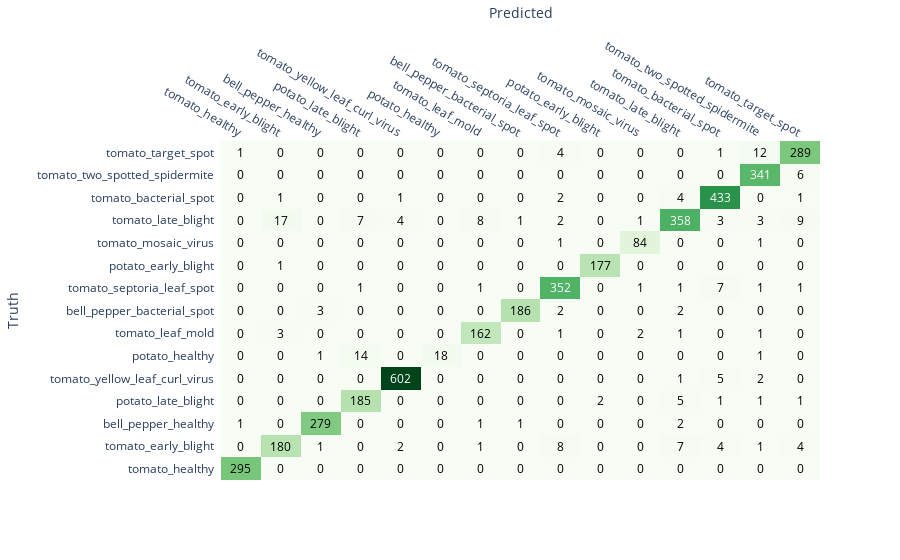

The cell this chart's notebook holds for it:
### Code cell
import plotly.figure_factory as ff
colorscale = "Greens"
fig = ff.create_annotated_heatmap(cm, x=CLASS_MAP, y=CLASS_MAP, colorscale=colorscale)
fig['layout']['xaxis'].update(title="Predicted")
fig['layout']['yaxis'].update(title="Truth")
fig.show()

### Figure 1 — Plotly figure (JSON) as saved in the notebook; plotly's stock layout.template omitted (floating-point values rounded to 4 significant figures; data arrays with more than 128 entries replaced by an {"elided": "..."} marker saying what was removed)
{"data": [{"colorscale": [[0, "rgb(247,252,245)"], [0.125, "rgb(229,245,224)"], [0.25, "rgb(199,233,192)"], [0.375, "rgb(161,217,155)"], [0.5, "rgb(116,196,118)"], [0.625, "rgb(65,171,93)"], [0.75, "rgb(35,139,69)"], [0.875, "rgb(0,109,44)"], [1, "rgb(0,68,27)"]], "reversescale": false, "showscale": false, "type": "heatmap", "x": ["tomato_healthy", "tomato_early_blight", "bell_pepper_healthy", "potato_late_blight", "tomato_yellow_leaf_curl_virus", "potato_healthy", "tomato_leaf_mold", "bell_pepper_bacterial_spot", "tomato_septoria_leaf_spot", "potato_early_blight", "tomato_mosaic_virus", "tomato_late_blight", "tomato_bacterial_spot", "tomato_two_spotted_spidermite", "tomato_target_spot"], "y": ["tomato_healthy", "tomato_early_blight", "bell_pepper_healthy", "potato_late_blight", "tomato_yellow_leaf_curl_virus", "potato_healthy", "tomato_leaf_mold", "bell_pepper_bacterial_spot", "tomato_septoria_leaf_spot", "potato_early_blight", "tomato_mosaic_virus", "tomato_late_blight", "tomato_bacterial_spot", "tomato_two_spotted_spidermite", "tomato_target_spot"], "z": {"elided": "15x15 int values"}}], "layout": {"annotations": [{"font": {"color": "#000000"}, "showarrow": false, "text": "295", "x": "tomato_healthy", "xref": "x", "y": "tomato_healthy", "yref": "y"}, {"font": {"color": "#000000"}, "showarrow": false, "text": "0", "x": "tomato_early_blight", "xref": "x", "y": "tomato_healthy", "yref": "y"}, {"font": {"color": "#000000"}, "showarrow": false, "text": "0", "x": "bell_pepper_healthy", "xref": "x", "y": "tomato_healthy", "yref": "y"}, {"font": {"color": "#000000"}, "showarrow": false, "text": "0", "x": "potato_late_blight", "xref": "x", "y": "tomato_healthy", "yref": "y"}, {"font": {"color": "#000000"}, "showarrow": false, "text": "0", "x": "tomato_yellow_leaf_curl_virus", "xref": "x", "y": "tomato_healthy", "yref": "y"}, {"font": {"color": "#000000"}, "showarrow": false, "text": "0", "x": "potato_healthy", "xref": "x", "y": "tomato_healthy", "yref": "y"}, {"font": {"color": "#000000"}, "showarrow": false, "text": "0", "x": "tomato_leaf_mold", "xref": "x", "y": "tomato_healthy", "yref": "y"}, {"font": {"color": "#000000"}, "showarrow": false, "text": "0", "x": "bell_pepper_bacterial_spot", "xref": "x", "y": "tomato_healthy", "yref": "y"}, {"font": {"color": "#000000"}, "showarrow": false, "text": "0", "x": "tomato_septoria_leaf_spot", "xref": "x", "y": "tomato_healthy", "yref": "y"}, {"font": {"color": "#000000"}, "showarrow": false, "text": "0", "x": "potato_early_blight", "xref": "x", "y": "tomato_healthy", "yref": "y"}, {"font": {"color": "#000000"}, "showarrow": false, "text": "0", "x": "tomato_mosaic_virus", "xref": "x", "y": "tomato_healthy", "yref": "y"}, {"font": {"color": "#000000"}, "showarrow": false, "text": "0", "x": "tomato_late_blight", "xref": "x", "y": "tomato_healthy", "yref": "y"}, {"font": {"color": "#000000"}, "showarrow": false, "text": "0", "x": "tomato_bacterial_spot", "xref": "x", "y": "tomato_healthy", "yref": "y"}, {"font": {"color": "#000000"}, "showarrow": false, "text": "0", "x": "tomato_two_spotted_spidermite", "xref": "x", "y": "tomato_healthy", "yref": "y"}, {"font": {"color": "#000000"}, "showarrow": false, "text": "0", "x": "tomato_target_spot", "xref": "x", "y": "tomato_healthy", "yref": "y"}, {"font": {"color": "#000000"}, "showarrow": false, "text": "0", "x": "tomato_healthy", "xref": "x", "y": "tomato_early_blight", "yref": "y"}, {"font": {"color": "#000000"}, "showarrow": false, "text": "180", "x": "tomato_early_blight", "xref": "x", "y": "tomato_early_blight", "yref": "y"}, {"font": {"color": "#000000"}, "showarrow": false, "text": "1", "x": "bell_pepper_healthy", "xref": "x", "y": "tomato_early_blight", "yref": "y"}, {"font": {"color": "#000000"}, "showarrow": false, "text": "0", "x": "potato_late_blight", "xref": "x", "y": "tomato_early_blight", "yref": "y"}, {"font": {"color": "#000000"}, "showarrow": false, "text": "2", "x": "tomato_yellow_leaf_curl_virus", "xref": "x", "y": "tomato_early_blight", "yref": "y"}, {"font": {"color": "#000000"}, "showarrow": false, "text": "0", "x": "potato_healthy", "xref": "x", "y": "tomato_early_blight", "yref": "y"}, {"font": {"color": "#000000"}, "showarrow": false, "text": "1", "x": "tomato_leaf_mold", "xref": "x", "y": "tomato_early_blight", "yref": "y"}, {"font": {"color": "#000000"}, "showarrow": false, "text": "0", "x": "bell_pepper_bacterial_spot", "xref": "x", "y": "tomato_early_blight", "yref": "y"}, {"font": {"color": "#000000"}, "showarrow": false, "text": "8", "x": "tomato_septoria_leaf_spot", "xref": "x", "y": "tomato_early_blight", "yref": "y"}, {"font": {"color": "#000000"}, "showarrow": false, "text": "0", "x": "potato_early_blight", "xref": "x", "y": "tomato_early_blight", "yref": "y"}, {"font": {"color": "#000000"}, "showarrow": false, "text": "0", "x": "tomato_mosaic_virus", "xref": "x", "y": "tomato_early_blight", "yref": "y"}, {"font": {"color": "#000000"}, "showarrow": false, "text": "7", "x": "tomato_late_blight", "xref": "x", "y": "tomato_early_blight", "yref": "y"}, {"font": {"color": "#000000"}, "showarrow": false, "text": "4", "x": "tomato_bacterial_spot", "xref": "x", "y": "tomato_early_blight", "yref": "y"}, {"font": {"color": "#000000"}, "showarrow": false, "text": "1", "x": "tomato_two_spotted_spidermite", "xref": "x", "y": "tomato_early_blight", "yref": "y"}, {"font": {"color": "#000000"}, "showarrow": false, "text": "4", "x": "tomato_target_spot", "xref": "x", "y": "tomato_early_blight", "yref": "y"}, {"font": {"color": "#000000"}, "showarrow": false, "text": "1", "x": "tomato_healthy", "xref": "x", "y": "bell_pepper_healthy", "yref": "y"}, {"font": {"color": "#000000"}, "showarrow": false, "text": "0", "x": "tomato_early_blight", "xref": "x", "y": "bell_pepper_healthy", "yref": "y"}, {"font": {"color": "#000000"}, "showarrow": false, "text": "279", "x": "bell_pepper_healthy", "xref": "x", "y": "bell_pepper_healthy", "yref": "y"}, {"font": {"color": "#000000"}, "showarrow": false, "text": "0", "x": "potato_late_blight", "xref": "x", "y": "bell_pepper_healthy", "yref": "y"}, {"font": {"color": "#000000"}, "showarrow": false, "text": "0", "x": "tomato_yellow_leaf_curl_virus", "xref": "x", "y": "bell_pepper_healthy", "yref": "y"}, {"font": {"color": "#000000"}, "showarrow": false, "text": "0", "x": "potato_healthy", "xref": "x", "y": "bell_pepper_healthy", "yref": "y"}, {"font": {"color": "#000000"}, "showarrow": false, "text": "1", "x": "tomato_leaf_mold", "xref": "x", "y": "bell_pepper_healthy", "yref": "y"}, {"font": {"color": "#000000"}, "showarrow": false, "text": "1", "x": "bell_pepper_bacterial_spot", "xref": "x", "y": "bell_pepper_healthy", "yref": "y"}, {"font": {"color": "#000000"}, "showarrow": false, "text": "0", "x": "tomato_septoria_leaf_spot", "xref": "x", "y": "bell_pepper_healthy", "yref": "y"}, {"font": {"color": "#000000"}, "showarrow": false, "text": "0", "x": "potato_early_blight", "xref": "x", "y": "bell_pepper_healthy", "yref": "y"}, {"font": {"color": "#000000"}, "showarrow": false, "text": "0", "x": "tomato_mosaic_virus", "xref": "x", "y": "bell_pepper_healthy", "yref": "y"}, {"font": {"color": "#000000"}, "showarrow": false, "text": "2", "x": "tomato_late_blight", "xref": "x", "y": "bell_pepper_healthy", "yref": "y"}, {"font": {"color": "#000000"}, "showarrow": false, "text": "0", "x": "tomato_bacterial_spot", "xref": "x", "y": "bell_pepper_healthy", "yref": "y"}, {"font": {"color": "#000000"}, "showarrow": false, "text": "0", "x": "tomato_two_spotted_spidermite", "xref": "x", "y": "bell_pepper_healthy", "yref": "y"}, {"font": {"color": "#000000"}, "showarrow": false, "text": "0", "x": "tomato_target_spot", "xref": "x", "y": "bell_pepper_healthy", "yref": "y"}, {"font": {"color": "#000000"}, "showarrow": false, "text": "0", "x": "tomato_healthy", "xref": "x", "y": "potato_late_blight", "yref": "y"}, {"font": {"color": "#000000"}, "showarrow": false, "text": "0", "x": "tomato_early_blight", "xref": "x", "y": "potato_late_blight", "yref": "y"}, {"font": {"color": "#000000"}, "showarrow": false, "text": "0", "x": "bell_pepper_healthy", "xref": "x", "y": "potato_late_blight", "yref": "y"}, {"font": {"color": "#000000"}, "showarrow": false, "text": "185", "x": "potato_late_blight", "xref": "x", "y": "potato_late_blight", "yref": "y"}, {"font": {"color": "#000000"}, "showarrow": false, "text": "0", "x": "tomato_yellow_leaf_curl_virus", "xref": "x", "y": "potato_late_blight", "yref": "y"}, {"font": {"color": "#000000"}, "showarrow": false, "text": "0", "x": "potato_healthy", "xref": "x", "y": "potato_late_blight", "yref": "y"}, {"font": {"color": "#000000"}, "showarrow": false, "text": "0", "x": "tomato_leaf_mold", "xref": "x", "y": "potato_late_blight", "yref": "y"}, {"font": {"color": "#000000"}, "showarrow": false, "text": "0", "x": "bell_pepper_bacterial_spot", "xref": "x", "y": "potato_late_blight", "yref": "y"}, {"font": {"color": "#000000"}, "showarrow": false, "text": "0", "x": "tomato_septoria_leaf_spot", "xref": "x", "y": "potato_late_blight", "yref": "y"}, {"font": {"color": "#000000"}, "showarrow": false, "text": "2", "x": "potato_early_blight", "xref": "x", "y": "potato_late_blight", "yref": "y"}, {"font": {"color": "#000000"}, "showarrow": false, "text": "0", "x": "tomato_mosaic_virus", "xref": "x", "y": "potato_late_blight", "yref": "y"}, {"font": {"color": "#000000"}, "showarrow": false, "text": "5", "x": "tomato_late_blight", "xref": "x", "y": "potato_late_blight", "yref": "y"}, {"font": {"color": "#000000"}, "showarrow": false, "text": "1", "x": "tomato_bacterial_spot", "xref": "x", "y": "potato_late_blight", "yref": "y"}, {"font": {"color": "#000000"}, "showarrow": false, "text": "1", "x": "tomato_two_spotted_spidermite", "xref": "x", "y": "potato_late_blight", "yref": "y"}, {"font": {"color": "#000000"}, "showarrow": false, "text": "1", "x": "tomato_target_spot", "xref": "x", "y": "potato_late_blight", "yref": "y"}, {"font": {"color": "#000000"}, "showarrow": false, "text": "0", "x": "tomato_healthy", "xref": "x", "y": "tomato_yellow_leaf_curl_virus", "yref": "y"}, {"font": {"color": "#000000"}, "showarrow": false, "text": "0", "x": "tomato_early_blight", "xref": "x", "y": "tomato_yellow_leaf_curl_virus", "yref": "y"}, {"font": {"color": "#000000"}, "showarrow": false, "text": "0", "x": "bell_pepper_healthy", "xref": "x", "y": "tomato_yellow_leaf_curl_virus", "yref": "y"}, {"font": {"color": "#000000"}, "showarrow": false, "text": "0", "x": "potato_late_blight", "xref": "x", "y": "tomato_yellow_leaf_curl_virus", "yref": "y"}, {"font": {"color": "#FFFFFF"}, "showarrow": false, "text": "602", "x": "tomato_yellow_leaf_curl_virus", "xref": "x", "y": "tomato_yellow_leaf_curl_virus", "yref": "y"}, {"font": {"color": "#000000"}, "showarrow": false, "text": "0", "x": "potato_healthy", "xref": "x", "y": "tomato_yellow_leaf_curl_virus", "yref": "y"}, {"font": {"color": "#000000"}, "showarrow": false, "text": "0", "x": "tomato_leaf_mold", "xref": "x", "y": "tomato_yellow_leaf_curl_virus", "yref": "y"}, {"font": {"color": "#000000"}, "showarrow": false, "text": "0", "x": "bell_pepper_bacterial_spot", "xref": "x", "y": "tomato_yellow_leaf_curl_virus", "yref": "y"}, {"font": {"color": "#000000"}, "showarrow": false, "text": "0", "x": "tomato_septoria_leaf_spot", "xref": "x", "y": "tomato_yellow_leaf_curl_virus", "yref": "y"}, {"font": {"color": "#000000"}, "showarrow": false, "text": "0", "x": "potato_early_blight", "xref": "x", "y": "tomato_yellow_leaf_curl_virus", "yref": "y"}, {"font": {"color": "#000000"}, "showarrow": false, "text": "0", "x": "tomato_mosaic_virus", "xref": "x", "y": "tomato_yellow_leaf_curl_virus", "yref": "y"}, {"font": {"color": "#000000"}, "showarrow": false, "text": "1", "x": "tomato_late_blight", "xref": "x", "y": "tomato_yellow_leaf_curl_virus", "yref": "y"}, {"font": {"color": "#000000"}, "showarrow": false, "text": "5", "x": "tomato_bacterial_spot", "xref": "x", "y": "tomato_yellow_leaf_curl_virus", "yref": "y"}, {"font": {"color": "#000000"}, "showarrow": false, "text": "2", "x": "tomato_two_spotted_spidermite", "xref": "x", "y": "tomato_yellow_leaf_curl_virus", "yref": "y"}, {"font": {"color": "#000000"}, "showarrow": false, "text": "0", "x": "tomato_target_spot", "xref": "x", "y": "tomato_yellow_leaf_curl_virus", "yref": "y"}, {"font": {"color": "#000000"}, "showarrow": false, "text": "0", "x": "tomato_healthy", "xref": "x", "y": "potato_healthy", "yref": "y"}, {"font": {"color": "#000000"}, "showarrow": false, "text": "0", "x": "tomato_early_blight", "xref": "x", "y": "potato_healthy", "yref": "y"}, {"font": {"color": "#000000"}, "showarrow": false, "text": "1", "x": "bell_pepper_healthy", "xref": "x", "y": "potato_healthy", "yref": "y"}, {"font": {"color": "#000000"}, "showarrow": false, "text": "14", "x": "potato_late_blight", "xref": "x", "y": "potato_healthy", "yref": "y"}, {"font": {"color": "#000000"}, "showarrow": false, "text": "0", "x": "tomato_yellow_leaf_curl_virus", "xref": "x", "y": "potato_healthy", "yref": "y"}, {"font": {"color": "#000000"}, "showarrow": false, "text": "18", "x": "potato_healthy", "xref": "x", "y": "potato_healthy", "yref": "y"}, {"font": {"color": "#000000"}, "showarrow": false, "text": "0", "x": "tomato_leaf_mold", "xref": "x", "y": "potato_healthy", "yref": "y"}, {"font": {"color": "#000000"}, "showarrow": false, "text": "0", "x": "bell_pepper_bacterial_spot", "xref": "x", "y": "potato_healthy", "yref": "y"}, {"font": {"color": "#000000"}, "showarrow": false, "text": "0", "x": "tomato_septoria_leaf_spot", "xref": "x", "y": "potato_healthy", "yref": "y"}, {"font": {"color": "#000000"}, "showarrow": false, "text": "0", "x": "potato_early_blight", "xref": "x", "y": "potato_healthy", "yref": "y"}, {"font": {"color": "#000000"}, "showarrow": false, "text": "0", "x": "tomato_mosaic_virus", "xref": "x", "y": "potato_healthy", "yref": "y"}, {"font": {"color": "#000000"}, "showarrow": false, "text": "0", "x": "tomato_late_blight", "xref": "x", "y": "potato_healthy", "yref": "y"}, {"font": {"color": "#000000"}, "showarrow": false, "text": "0", "x": "tomato_bacterial_spot", "xref": "x", "y": "potato_healthy", "yref": "y"}, {"font": {"color": "#000000"}, "showarrow": false, "text": "1", "x": "tomato_two_spotted_spidermite", "xref": "x", "y": "potato_healthy", "yref": "y"}, {"font": {"color": "#000000"}, "showarrow": false, "text": "0", "x": "tomato_target_spot", "xref": "x", "y": "potato_healthy", "yref": "y"}, {"font": {"color": "#000000"}, "showarrow": false, "text": "0", "x": "tomato_healthy", "xref": "x", "y": "tomato_leaf_mold", "yref": "y"}, {"font": {"color": "#000000"}, "showarrow": false, "text": "3", "x": "tomato_early_blight", "xref": "x", "y": "tomato_leaf_mold", "yref": "y"}, {"font": {"color": "#000000"}, "showarrow": false, "text": "0", "x": "bell_pepper_healthy", "xref": "x", "y": "tomato_leaf_mold", "yref": "y"}, {"font": {"color": "#000000"}, "showarrow": false, "text": "0", "x": "potato_late_blight", "xref": "x", "y": "tomato_leaf_mold", "yref": "y"}, {"font": {"color": "#000000"}, "showarrow": false, "text": "0", "x": "tomato_yellow_leaf_curl_virus", "xref": "x", "y": "tomato_leaf_mold", "yref": "y"}, {"font": {"color": "#000000"}, "showarrow": false, "text": "0", "x": "potato_healthy", "xref": "x", "y": "tomato_leaf_mold", "yref": "y"}, {"font": {"color": "#000000"}, "showarrow": false, "text": "162", "x": "tomato_leaf_mold", "xref": "x", "y": "tomato_leaf_mold", "yref": "y"}, {"font": {"color": "#000000"}, "showarrow": false, "text": "0", "x": "bell_pepper_bacterial_spot", "xref": "x", "y": "tomato_leaf_mold", "yref": "y"}, {"font": {"color": "#000000"}, "showarrow": false, "text": "1", "x": "tomato_septoria_leaf_spot", "xref": "x", "y": "tomato_leaf_mold", "yref": "y"}, {"font": {"color": "#000000"}, "showarrow": false, "text": "0", "x": "potato_early_blight", "xref": "x", "y": "tomato_leaf_mold", "yref": "y"}, {"font": {"color": "#000000"}, "showarrow": false, "text": "2", "x": "tomato_mosaic_virus", "xref": "x", "y": "tomato_leaf_mold", "yref": "y"}, {"font": {"color": "#000000"}, "showarrow": false, "text": "1", "x": "tomato_late_blight", "xref": "x", "y": "tomato_leaf_mold", "yref": "y"}, {"font": {"color": "#000000"}, "showarrow": false, "text": "0", "x": "tomato_bacterial_spot", "xref": "x", "y": "tomato_leaf_mold", "yref": "y"}, {"font": {"color": "#000000"}, "showarrow": false, "text": "1", "x": "tomato_two_spotted_spidermite", "xref": "x", "y": "tomato_leaf_mold", "yref": "y"}, {"font": {"color": "#000000"}, "showarrow": false, "text": "0", "x": "tomato_target_spot", "xref": "x", "y": "tomato_leaf_mold", "yref": "y"}, {"font": {"color": "#000000"}, "showarrow": false, "text": "0", "x": "tomato_healthy", "xref": "x", "y": "bell_pepper_bacterial_spot", "yref": "y"}, {"font": {"color": "#000000"}, "showarrow": false, "text": "0", "x": "tomato_early_blight", "xref": "x", "y": "bell_pepper_bacterial_spot", "yref": "y"}, {"font": {"color": "#000000"}, "showarrow": false, "text": "3", "x": "bell_pepper_healthy", "xref": "x", "y": "bell_pepper_bacterial_spot", "yref": "y"}, {"font": {"color": "#000000"}, "showarrow": false, "text": "0", "x": "potato_late_blight", "xref": "x", "y": "bell_pepper_bacterial_spot", "yref": "y"}, {"font": {"color": "#000000"}, "showarrow": false, "text": "0", "x": "tomato_yellow_leaf_curl_virus", "xref": "x", "y": "bell_pepper_bacterial_spot", "yref": "y"}, {"font": {"color": "#000000"}, "showarrow": false, "text": "0", "x": "potato_healthy", "xref": "x", "y": "bell_pepper_bacterial_spot", "yref": "y"}, {"font": {"color": "#000000"}, "showarrow": false, "text": "0", "x": "tomato_leaf_mold", "xref": "x", "y": "bell_pepper_bacterial_spot", "yref": "y"}, {"font": {"color": "#000000"}, "showarrow": false, "text": "186", "x": "bell_pepper_bacterial_spot", "xref": "x", "y": "bell_pepper_bacterial_spot", "yref": "y"}, {"font": {"color": "#000000"}, "showarrow": false, "text": "2", "x": "tomato_septoria_leaf_spot", "xref": "x", "y": "bell_pepper_bacterial_spot", "yref": "y"}, {"font": {"color": "#000000"}, "showarrow": false, "text": "0", "x": "potato_early_blight", "xref": "x", "y": "bell_pepper_bacterial_spot", "yref": "y"}, {"font": {"color": "#000000"}, "showarrow": false, "text": "0", "x": "tomato_mosaic_virus", "xref": "x", "y": "bell_pepper_bacterial_spot", "yref": "y"}, {"font": {"color": "#000000"}, "showarrow": false, "text": "2", "x": "tomato_late_blight", "xref": "x", "y": "bell_pepper_bacterial_spot", "yref": "y"}, {"font": {"color": "#000000"}, "showarrow": false, "text": "0", "x": "tomato_bacterial_spot", "xref": "x", "y": "bell_pepper_bacterial_spot", "yref": "y"}, {"font": {"color": "#000000"}, "showarrow": false, "text": "0", "x": "tomato_two_spotted_spidermite", "xref": "x", "y": "bell_pepper_bacterial_spot", "yref": "y"}, {"font": {"color": "#000000"}, "showarrow": false, "text": "0", "x": "tomato_target_spot", "xref": "x", "y": "bell_pepper_bacterial_spot", "yref": "y"}, {"font": {"color": "#000000"}, "showarrow": false, "text": "0", "x": "tomato_healthy", "xref": "x", "y": "tomato_septoria_leaf_spot", "yref": "y"}, {"font": {"color": "#000000"}, "showarrow": false, "text": "0", "x": "tomato_early_blight", "xref": "x", "y": "tomato_septoria_leaf_spot", "yref": "y"}, {"font": {"color": "#000000"}, "showarrow": false, "text": "0", "x": "bell_pepper_healthy", "xref": "x", "y": "tomato_septoria_leaf_spot", "yref": "y"}, {"font": {"color": "#000000"}, "showarrow": false, "text": "1", "x": "potato_late_blight", "xref": "x", "y": "tomato_septoria_leaf_spot", "yref": "y"}, {"font": {"color": "#000000"}, "showarrow": false, "text": "0", "x": "tomato_yellow_leaf_curl_virus", "xref": "x", "y": "tomato_septoria_leaf_spot", "yref": "y"}, {"font": {"color": "#000000"}, "showarrow": false, "text": "0", "x": "potato_healthy", "xref": "x", "y": "tomato_septoria_leaf_spot", "yref": "y"}, {"font": {"color": "#000000"}, "showarrow": false, "text": "1", "x": "tomato_leaf_mold", "xref": "x", "y": "tomato_septoria_leaf_spot", "yref": "y"}, {"font": {"color": "#000000"}, "showarrow": false, "text": "0", "x": "bell_pepper_bacterial_spot", "xref": "x", "y": "tomato_septoria_leaf_spot", "yref": "y"}, {"font": {"color": "#FFFFFF"}, "showarrow": false, "text": "352", "x": "tomato_septoria_leaf_spot", "xref": "x", "y": "tomato_septoria_leaf_spot", "yref": "y"}, {"font": {"color": "#000000"}, "showarrow": false, "text": "0", "x": "potato_early_blight", "xref": "x", "y": "tomato_septoria_leaf_spot", "yref": "y"}, {"font": {"color": "#000000"}, "showarrow": false, "text": "1", "x": "tomato_mosaic_virus", "xref": "x", "y": "tomato_septoria_leaf_spot", "yref": "y"}, {"font": {"color": "#000000"}, "showarrow": false, "text": "1", "x": "tomato_late_blight", "xref": "x", "y": "tomato_septoria_leaf_spot", "yref": "y"}, {"font": {"color": "#000000"}, "showarrow": false, "text": "7", "x": "tomato_bacterial_spot", "xref": "x", "y": "tomato_septoria_leaf_spot", "yref": "y"}, {"font": {"color": "#000000"}, "showarrow": false, "text": "1", "x": "tomato_two_spotted_spidermite", "xref": "x", "y": "tomato_septoria_leaf_spot", "yref": "y"}, {"font": {"color": "#000000"}, "showarrow": false, "text": "1", "x": "tomato_target_spot", "xref": "x", "y": "tomato_septoria_leaf_spot", "yref": "y"}, {"font": {"color": "#000000"}, "showarrow": false, "text": "0", "x": "tomato_healthy", "xref": "x", "y": "potato_early_blight", "yref": "y"}, {"font": {"color": "#000000"}, "showarrow": false, "text": "1", "x": "tomato_early_blight", "xref": "x", "y": "potato_early_blight", "yref": "y"}, {"font": {"color": "#000000"}, "showarrow": false, "text": "0", "x": "bell_pepper_healthy", "xref": "x", "y": "potato_early_blight", "yref": "y"}, {"font": {"color": "#000000"}, "showarrow": false, "text": "0", "x": "potato_late_blight", "xref": "x", "y": "potato_early_blight", "yref": "y"}, {"font": {"color": "#000000"}, "showarrow": false, "text": "0", "x": "tomato_yellow_leaf_curl_virus", "xref": "x", "y": "potato_early_blight", "yref": "y"}, {"font": {"color": "#000000"}, "showarrow": false, "text": "0", "x": "potato_healthy", "xref": "x", "y": "potato_early_blight", "yref": "y"}, {"font": {"color": "#000000"}, "showarrow": false, "text": "0", "x": "tomato_leaf_mold", "xref": "x", "y": "potato_early_blight", "yref": "y"}, {"font": {"color": "#000000"}, "showarrow": false, "text": "0", "x": "bell_pepper_bacterial_spot", "xref": "x", "y": "potato_early_blight", "yref": "y"}, {"font": {"color": "#000000"}, "showarrow": false, "text": "0", "x": "tomato_septoria_leaf_spot", "xref": "x", "y": "potato_early_blight", "yref": "y"}, {"font": {"color": "#000000"}, "showarrow": false, "text": "177", "x": "potato_early_blight", "xref": "x", "y": "potato_early_blight", "yref": "y"}, {"font": {"color": "#000000"}, "showarrow": false, "text": "0", "x": "tomato_mosaic_virus", "xref": "x", "y": "potato_early_blight", "yref": "y"}, {"font": {"color": "#000000"}, "showarrow": false, "text": "0", "x": "tomato_late_blight", "xref": "x", "y": "potato_early_blight", "yref": "y"}, {"font": {"color": "#000000"}, "showarrow": false, "text": "0", "x": "tomato_bacterial_spot", "xref": "x", "y": "potato_early_blight", "yref": "y"}, {"font": {"color": "#000000"}, "showarrow": false, "text": "0", "x": "tomato_two_spotted_spidermite", "xref": "x", "y": "potato_early_blight", "yref": "y"}, {"font": {"color": "#000000"}, "showarrow": false, "text": "0", "x": "tomato_target_spot", "xref": "x", "y": "potato_early_blight", "yref": "y"}, {"font": {"color": "#000000"}, "showarrow": false, "text": "0", "x": "tomato_healthy", "xref": "x", "y": "tomato_mosaic_virus", "yref": "y"}, {"font": {"color": "#000000"}, "showarrow": false, "text": "0", "x": "tomato_early_blight", "xref": "x", "y": "tomato_mosaic_virus", "yref": "y"}, {"font": {"color": "#000000"}, "showarrow": false, "text": "0", "x": "bell_pepper_healthy", "xref": "x", "y": "tomato_mosaic_virus", "yref": "y"}, {"font": {"color": "#000000"}, "showarrow": false, "text": "0", "x": "potato_late_blight", "xref": "x", "y": "tomato_mosaic_virus", "yref": "y"}, {"font": {"color": "#000000"}, "showarrow": false, "text": "0", "x": "tomato_yellow_leaf_curl_virus", "xref": "x", "y": "tomato_mosaic_virus", "yref": "y"}, {"font": {"color": "#000000"}, "showarrow": false, "text": "0", "x": "potato_healthy", "xref": "x", "y": "tomato_mosaic_virus", "yref": "y"}, {"font": {"color": "#000000"}, "showarrow": false, "text": "0", "x": "tomato_leaf_mold", "xref": "x", "y": "tomato_mosaic_virus", "yref": "y"}, {"font": {"color": "#000000"}, "showarrow": false, "text": "0", "x": "bell_pepper_bacterial_spot", "xref": "x", "y": "tomato_mosaic_virus", "yref": "y"}, {"font": {"color": "#000000"}, "showarrow": false, "text": "1", "x": "tomato_septoria_leaf_spot", "xref": "x", "y": "tomato_mosaic_virus", "yref": "y"}, {"font": {"color": "#000000"}, "showarrow": false, "text": "0", "x": "potato_early_blight", "xref": "x", "y": "tomato_mosaic_virus", "yref": "y"}, {"font": {"color": "#000000"}, "showarrow": false, "text": "84", "x": "tomato_mosaic_virus", "xref": "x", "y": "tomato_mosaic_virus", "yref": "y"}, {"font": {"color": "#000000"}, "showarrow": false, "text": "0", "x": "tomato_late_blight", "xref": "x", "y": "tomato_mosaic_virus", "yref": "y"}, {"font": {"color": "#000000"}, "showarrow": false, "text": "0", "x": "tomato_bacterial_spot", "xref": "x", "y": "tomato_mosaic_virus", "yref": "y"}, {"font": {"color": "#000000"}, "showarrow": false, "text": "1", "x": "tomato_two_spotted_spidermite", "xref": "x", "y": "tomato_mosaic_virus", "yref": "y"}, {"font": {"color": "#000000"}, "showarrow": false, "text": "0", "x": "tomato_target_spot", "xref": "x", "y": "tomato_mosaic_virus", "yref": "y"}, {"font": {"color": "#000000"}, "showarrow": false, "text": "0", "x": "tomato_healthy", "xref": "x", "y": "tomato_late_blight", "yref": "y"}, {"font": {"color": "#000000"}, "showarrow": false, "text": "17", "x": "tomato_early_blight", "xref": "x", "y": "tomato_late_blight", "yref": "y"}, {"font": {"color": "#000000"}, "showarrow": false, "text": "0", "x": "bell_pepper_healthy", "xref": "x", "y": "tomato_late_blight", "yref": "y"}, {"font": {"color": "#000000"}, "showarrow": false, "text": "7", "x": "potato_late_blight", "xref": "x", "y": "tomato_late_blight", "yref": "y"}, {"font": {"color": "#000000"}, "showarrow": false, "text": "4", "x": "tomato_yellow_leaf_curl_virus", "xref": "x", "y": "tomato_late_blight", "yref": "y"}, {"font": {"color": "#000000"}, "showarrow": false, "text": "0", "x": "potato_healthy", "xref": "x", "y": "tomato_late_blight", "yref": "y"}, {"font": {"color": "#000000"}, "showarrow": false, "text": "8", "x": "tomato_leaf_mold", "xref": "x", "y": "tomato_late_blight", "yref": "y"}, {"font": {"color": "#000000"}, "showarrow": false, "text": "1", "x": "bell_pepper_bacterial_spot", "xref": "x", "y": "tomato_late_blight", "yref": "y"}, {"font": {"color": "#000000"}, "showarrow": false, "text": "2", "x": "tomato_septoria_leaf_spot", "xref": "x", "y": "tomato_late_blight", "yref": "y"}, {"font": {"color": "#000000"}, "showarrow": false, "text": "0", "x": "potato_early_blight", "xref": "x", "y": "tomato_late_blight", "yref": "y"}, {"font": {"color": "#000000"}, "showarrow": false, "text": "1", "x": "tomato_mosaic_virus", "xref": "x", "y": "tomato_late_blight", "yref": "y"}, {"font": {"color": "#FFFFFF"}, "showarrow": false, "text": "358", "x": "tomato_late_blight", "xref": "x", "y": "tomato_late_blight", "yref": "y"}, {"font": {"color": "#000000"}, "showarrow": false, "text": "3", "x": "tomato_bacterial_spot", "xref": "x", "y": "tomato_late_blight", "yref": "y"}, {"font": {"color": "#000000"}, "showarrow": false, "text": "3", "x": "tomato_two_spotted_spidermite", "xref": "x", "y": "tomato_late_blight", "yref": "y"}, {"font": {"color": "#000000"}, "showarrow": false, "text": "9", "x": "tomato_target_spot", "xref": "x", "y": "tomato_late_blight", "yref": "y"}, {"font": {"color": "#000000"}, "showarrow": false, "text": "0", "x": "tomato_healthy", "xref": "x", "y": "tomato_bacterial_spot", "yref": "y"}, {"font": {"color": "#000000"}, "showarrow": false, "text": "1", "x": "tomato_early_blight", "xref": "x", "y": "tomato_bacterial_spot", "yref": "y"}, {"font": {"color": "#000000"}, "showarrow": false, "text": "0", "x": "bell_pepper_healthy", "xref": "x", "y": "tomato_bacterial_spot", "yref": "y"}, {"font": {"color": "#000000"}, "showarrow": false, "text": "0", "x": "potato_late_blight", "xref": "x", "y": "tomato_bacterial_spot", "yref": "y"}, {"font": {"color": "#000000"}, "showarrow": false, "text": "1", "x": "tomato_yellow_leaf_curl_virus", "xref": "x", "y": "tomato_bacterial_spot", "yref": "y"}, {"font": {"color": "#000000"}, "showarrow": false, "text": "0", "x": "potato_healthy", "xref": "x", "y": "tomato_bacterial_spot", "yref": "y"}, {"font": {"color": "#000000"}, "showarrow": false, "text": "0", "x": "tomato_leaf_mold", "xref": "x", "y": "tomato_bacterial_spot", "yref": "y"}, {"font": {"color": "#000000"}, "showarrow": false, "text": "0", "x": "bell_pepper_bacterial_spot", "xref": "x", "y": "tomato_bacterial_spot", "yref": "y"}, {"font": {"color": "#000000"}, "showarrow": false, "text": "2", "x": "tomato_septoria_leaf_spot", "xref": "x", "y": "tomato_bacterial_spot", "yref": "y"}, {"font": {"color": "#000000"}, "showarrow": false, "text": "0", "x": "potato_early_blight", "xref": "x", "y": "tomato_bacterial_spot", "yref": "y"}, {"font": {"color": "#000000"}, "showarrow": false, "text": "0", "x": "tomato_mosaic_virus", "xref": "x", "y": "tomato_bacterial_spot", "yref": "y"}, {"font": {"color": "#000000"}, "showarrow": false, "text": "4", "x": "tomato_late_blight", "xref": "x", "y": "tomato_bacterial_spot", "yref": "y"}, {"font": {"color": "#FFFFFF"}, "showarrow": false, "text": "433", "x": "tomato_bacterial_spot", "xref": "x", "y": "tomato_bacterial_spot", "yref": "y"}, {"font": {"color": "#000000"}, "showarrow": false, "text": "0", "x": "tomato_two_spotted_spidermite", "xref": "x", "y": "tomato_bacterial_spot", "yref": "y"}, {"font": {"color": "#000000"}, "showarrow": false, "text": "1", "x": "tomato_target_spot", "xref": "x", "y": "tomato_bacterial_spot", "yref": "y"}, {"font": {"color": "#000000"}, "showarrow": false, "text": "0", "x": "tomato_healthy", "xref": "x", "y": "tomato_two_spotted_spidermite", "yref": "y"}, {"font": {"color": "#000000"}, "showarrow": false, "text": "0", "x": "tomato_early_blight", "xref": "x", "y": "tomato_two_spotted_spidermite", "yref": "y"}, {"font": {"color": "#000000"}, "showarrow": false, "text": "0", "x": "bell_pepper_healthy", "xref": "x", "y": "tomato_two_spotted_spidermite", "yref": "y"}, {"font": {"color": "#000000"}, "showarrow": false, "text": "0", "x": "potato_late_blight", "xref": "x", "y": "tomato_two_spotted_spidermite", "yref": "y"}, {"font": {"color": "#000000"}, "showarrow": false, "text": "0", "x": "tomato_yellow_leaf_curl_virus", "xref": "x", "y": "tomato_two_spotted_spidermite", "yref": "y"}, {"font": {"color": "#000000"}, "showarrow": false, "text": "0", "x": "potato_healthy", "xref": "x", "y": "tomato_two_spotted_spidermite", "yref": "y"}, {"font": {"color": "#000000"}, "showarrow": false, "text": "0", "x": "tomato_leaf_mold", "xref": "x", "y": "tomato_two_spotted_spidermite", "yref": "y"}, {"font": {"color": "#000000"}, "showarrow": false, "text": "0", "x": "bell_pepper_bacterial_spot", "xref": "x", "y": "tomato_two_spotted_spidermite", "yref": "y"}, {"font": {"color": "#000000"}, "showarrow": false, "text": "0", "x": "tomato_septoria_leaf_spot", "xref": "x", "y": "tomato_two_spotted_spidermite", "yref": "y"}, {"font": {"color": "#000000"}, "showarrow": false, "text": "0", "x": "potato_early_blight", "xref": "x", "y": "tomato_two_spotted_spidermite", "yref": "y"}, {"font": {"color": "#000000"}, "showarrow": false, "text": "0", "x": "tomato_mosaic_virus", "xref": "x", "y": "tomato_two_spotted_spidermite", "yref": "y"}, {"font": {"color": "#000000"}, "showarrow": false, "text": "0", "x": "tomato_late_blight", "xref": "x", "y": "tomato_two_spotted_spidermite", "yref": "y"}, {"font": {"color": "#000000"}, "showarrow": false, "text": "0", "x": "tomato_bacterial_spot", "xref": "x", "y": "tomato_two_spotted_spidermite", "yref": "y"}, {"font": {"color": "#FFFFFF"}, "showarrow": false, "text": "341", "x": "tomato_two_spotted_spidermite", "xref": "x", "y": "tomato_two_spotted_spidermite", "yref": "y"}, {"font": {"color": "#000000"}, "showarrow": false, "text": "6", "x": "tomato_target_spot", "xref": "x", "y": "tomato_two_spotted_spidermite", "yref": "y"}, {"font": {"color": "#000000"}, "showarrow": false, "text": "1", "x": "tomato_healthy", "xref": "x", "y": "tomato_target_spot", "yref": "y"}, {"font": {"color": "#000000"}, "showarrow": false, "text": "0", "x": "tomato_early_blight", "xref": "x", "y": "tomato_target_spot", "yref": "y"}, {"font": {"color": "#000000"}, "showarrow": false, "text": "0", "x": "bell_pepper_healthy", "xref": "x", "y": "tomato_target_spot", "yref": "y"}, {"font": {"color": "#000000"}, "showarrow": false, "text": "0", "x": "potato_late_blight", "xref": "x", "y": "tomato_target_spot", "yref": "y"}, {"font": {"color": "#000000"}, "showarrow": false, "text": "0", "x": "tomato_yellow_leaf_curl_virus", "xref": "x", "y": "tomato_target_spot", "yref": "y"}, {"font": {"color": "#000000"}, "showarrow": false, "text": "0", "x": "potato_healthy", "xref": "x", "y": "tomato_target_spot", "yref": "y"}, {"font": {"color": "#000000"}, "showarrow": false, "text": "0", "x": "tomato_leaf_mold", "xref": "x", "y": "tomato_target_spot", "yref": "y"}, {"font": {"color": "#000000"}, "showarrow": false, "text": "0", "x": "bell_pepper_bacterial_spot", "xref": "x", "y": "tomato_target_spot", "yref": "y"}, {"font": {"color": "#000000"}, "showarrow": false, "text": "4", "x": "tomato_septoria_leaf_spot", "xref": "x", "y": "tomato_target_spot", "yref": "y"}, {"font": {"color": "#000000"}, "showarrow": false, "text": "0", "x": "potato_early_blight", "xref": "x", "y": "tomato_target_spot", "yref": "y"}, {"font": {"color": "#000000"}, "showarrow": false, "text": "0", "x": "tomato_mosaic_virus", "xref": "x", "y": "tomato_target_spot", "yref": "y"}, {"font": {"color": "#000000"}, "showarrow": false, "text": "0", "x": "tomato_late_blight", "xref": "x", "y": "tomato_target_spot", "yref": "y"}, {"font": {"color": "#000000"}, "showarrow": false, "text": "1", "x": "tomato_bacterial_spot", "xref": "x", "y": "tomato_target_spot", "yref": "y"}, {"font": {"color": "#000000"}, "showarrow": false, "text": "12", "x": "tomato_two_spotted_spidermite", "xref": "x", "y": "tomato_target_spot", "yref": "y"}, {"font": {"color": "#000000"}, "showarrow": false, "text": "289", "x": "tomato_target_spot", "xref": "x", "y": "tomato_target_spot", "yref": "y"}], "xaxis": {"dtick": 1, "gridcolor": "rgb(0, 0, 0)", "side": "top", "ticks": "", "title": {"text": "Predicted"}}, "yaxis": {"dtick": 1, "ticks": "", "ticksuffix": "  ", "title": {"text": "Truth"}}}}
